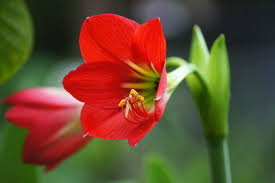
#> input picture lab3/images/im1.jpeg, 275 x 183 px, found by its file name; its folder holds 4 pictures in this run
$ jupyter execute --allow-errors lab33.ipynb
#> lines starting #> are read from the running program, lines starting #| are printed output that depends on the picture
[cell 1]
import cv2
import numpy as np
from sklearn.cluster import KMeans
from sklearn.metrics.pairwise import cosine_similarity
import matplotlib.pyplot as plt
import os

def extract_dominant_colors(image_path, k=5):

#> called with k = 5
    image = cv2.imread(image_path)
#> image is the input picture: shape (183, 275, 3); mean B, G, R 47, 74.5, 102.5
    image_lab = cv2.cvtColor(image, cv2.COLOR_BGR2LAB)
#> image_lab: shape (183, 275, 3); mean of channels 0, 1, 2 94.8, 133.7, 152

    pixels = image_lab.reshape(-1, 3)
    kmeans = KMeans(n_clusters=k)
    kmeans.fit(pixels)

    dominant_colors_lab = kmeans.cluster_centers_.astype(int)

    dominant_colors_rgb = [cv2.cvtColor(np.uint8([[color]]), cv2.COLOR_LAB2RGB)[0][0] for color in dominant_colors_lab]

    _, counts = np.unique(kmeans.labels_, return_counts=True)
    percentages = counts / len(kmeans.labels_)

    return dominant_colors_lab, dominant_colors_rgb, percentages

def calculate_similarity(colors1, colors2):
    colors1 = np.array(colors1).reshape(-1, 3)
    colors2 = np.array(colors2).reshape(-1, 3)

    similarity = cosine_similarity(colors1, colors2)
    return np.mean(similarity)

def plot_dominant_colors_with_percentages(dominant_colors_rgb, percentages, title):
#> called with percentages = array of shape (5,), title = 'Dominant Colors for Image 1'
    plt.figure(figsize=(8, 4))

    for i, (color, percentage) in enumerate(zip(dominant_colors_rgb, percentages)):
        plt.bar(i, percentage, color=np.array(color) / 255)

    plt.xticks(range(len(dominant_colors_rgb)), [f'{percentage*100:.2f}%' for percentage in percentages])
    plt.title(title)
    plt.ylabel('Percentage')
    plt.show()
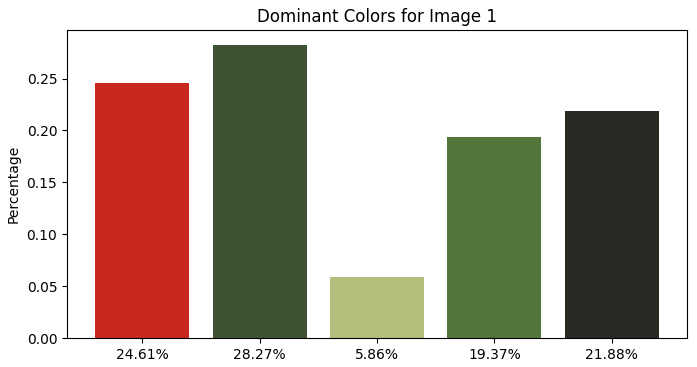
#> figure drawn by matplotlib, 1 panel

def process_images(image_folder, k=5):
    dominant_colors_lab_list = []
    dominant_colors_rgb_list = []
    percentages_list = []
    image_names = []

    for i in range(1, 7):
        image_path = os.path.join(image_folder, f'im{i}.jpeg')
        print(f"Processing {image_path}...")

        dominant_colors_lab, dominant_colors_rgb, percentages = extract_dominant_colors(image_path, k)

        dominant_colors_lab_list.append(dominant_colors_lab)
        dominant_colors_rgb_list.append(dominant_colors_rgb)
        percentages_list.append(percentages)
        image_names.append(f'Image {i}')

        plot_dominant_colors_with_percentages(dominant_colors_rgb, percentages, f'Dominant Colors for Image {i}')
#> pass 2 of the loop in process_images, `for i in range(1, 7):`:
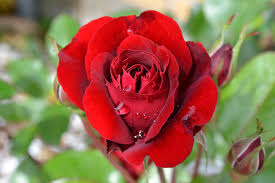
#> input picture lab3/images/im2.jpeg, 275 x 183 px, found by its file name
#> in extract_dominant_colors, image is the input picture: shape (183, 275, 3); mean B, G, R 79.2, 104.4, 150.6
#> image_lab: shape (183, 275, 3); mean of channels 0, 1, 2 133.7, 140.3, 155.6
#> in plot_dominant_colors_with_percentages (call 2), `plt.show()`:
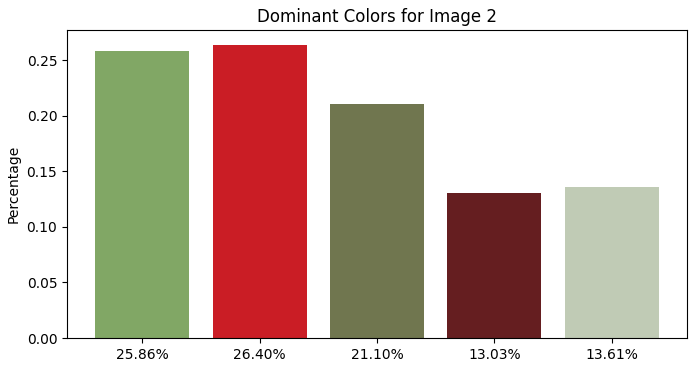
#> figure drawn by matplotlib, 1 panel
#> pass 3 of the loop in process_images, `for i in range(1, 7):`:
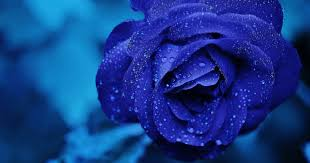
#> input picture lab3/images/im3.jpeg, 310 x 163 px, found by its file name
#> in extract_dominant_colors, image is the input picture: shape (163, 310, 3); mean B, G, R 137.4, 57.4, 19.6
#> image_lab: shape (163, 310, 3); mean of channels 0, 1, 2 68.4, 147.1, 81.3
#> in plot_dominant_colors_with_percentages (call 3), `plt.show()`:
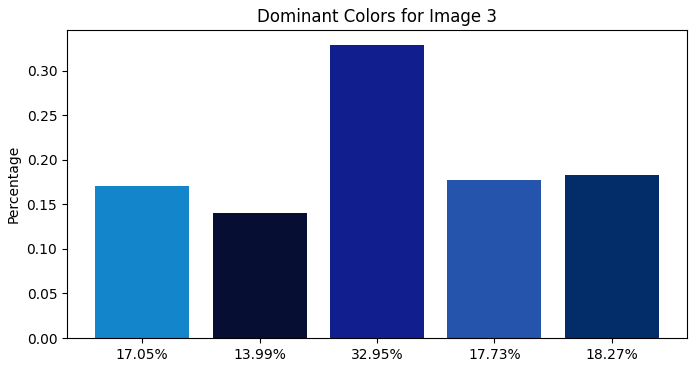
#> figure drawn by matplotlib, 1 panel
#> the loop made 5 passes; the first 3 are shown

    print("\nSimilarity based on color percentages between images:")
    for i in range(len(dominant_colors_lab_list)):
        for j in range(i + 1, len(dominant_colors_lab_list)):
            similarity = calculate_similarity(dominant_colors_lab_list[i], dominant_colors_lab_list[j])
            print(f"Similarity between {image_names[i]} and {image_names[j]}: {similarity:.4f}")

    print("\nComparison of the most dominant color across all images:")
    for i, (dominant_colors_rgb, percentages) in enumerate(zip(dominant_colors_rgb_list, percentages_list)):
        most_dominant_color = dominant_colors_rgb[np.argmax(percentages)]
        most_dominant_percentage = np.max(percentages)
        print(f"{image_names[i]}: Most dominant color {most_dominant_color} with percentage {most_dominant_percentage*100:.2f}%")

    print("\nVisual Comparison of Most Dominant Color in Each Image:")
    plt.figure(figsize=(12, 4))
    for i, (dominant_colors_rgb, percentages) in enumerate(zip(dominant_colors_rgb_list, percentages_list)):
        most_dominant_color = dominant_colors_rgb[np.argmax(percentages)]
        plt.subplot(1, 6, i + 1)
        plt.imshow([[most_dominant_color]])
        plt.axis('off')
        plt.title(f'{image_names[i]}')
    plt.tight_layout()
    plt.show()

image_folder = '/Users/mac/Desktop/MST AISD/S3/mutimedia mining/multimedia-mining-indexing labs/lab3/images'
#> (the rest of this cell did not finish here and is left out)
